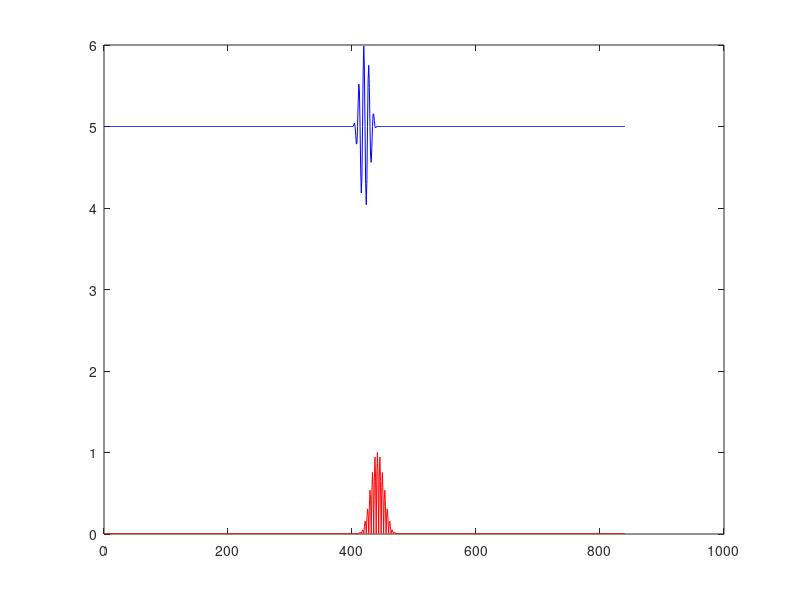

The MATLAB script that drew this image:
f=50e3;
Tp=1/f;
Fs=400e3;
dt=1/Fs;
T=Tp*5;

tsymbol = (0:dt:T-dt);
x=hann(length(tsymbol));
waveform=transpose(sin(2*pi*f*tsymbol)).*x;
bias=5;

s=[zeros(Fs*10*T,1);waveform;zeros(Fs*10*T,1)]+bias;

% s(end-(length(waveform)-1):end)=[];
% s=s/max(abs(s));

w=waveform;
% c=conv(s,waveform);
% c=c/max(abs(c));

S=fft(s);
W=fft(w,length(s));
C=conj(S).*W;
c=ifft(C);

c=c/max(abs(c));

figure(888);
plot(s,'b');
hold on;
plot(abs(c),'r');
% plot(envelope(c),'r');
hold off;

